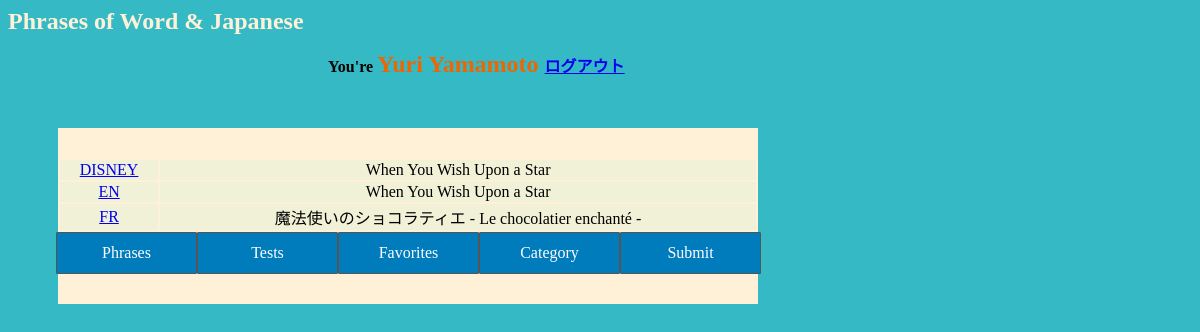
The page /main/category.php (signed in) on the database its author committed.
### tables this page shows
CREATE TABLE user (uid integer PRIMARY KEY, uname text NOT NULL, password text);

CREATE TABLE script (sid integer PRIMARY KEY UNIQUE, stitle text, upid integer, fsp text, jsp text, video text, comment text);

### main/category.php (the view, shortened to what this page needs)
<html>
<head>
    <link rel="stylesheet" type="text/css" href="basic.css">
</head>
<body
    <div id="bg1"
    data-2000="background-position:800px -1000px;"
    data-0="background-position:0px 0px;">
    <h1>Phrases of Word & Japanese</h1>
<?php
if($_SESSION["S_USERID"]){
    $id = $_SESSION["S_USERID"];
}else{
    header("HTTP/1.1 301 Moved Permanently");
    header("Location: index.php");
    exit;
}
if(! $db = new PDO("sqlite:../phrase.db")) {
    print "DB接続に失敗しました<br>";
} else {
    $sql = "select uname from user where uid='$id'";
    $stmt = $db -> prepare($sql);
    $flag = $stmt -> execute();
    $cols = $stmt->fetch(PDO::FETCH_NUM);
    print "<div class=name>You're <font size=5 color=#ec6604> $cols[0] </font> <a href=logout.php>ログアウト</a></div>";
}
?>
<div id="tab">
      <a href="home.php">Phrases</a>
      <a href="tests.php">Tests</a>
      <a href="favorites.php">Favorites</a>
      <a href="category.php">Category</a>
      <a href="submit.php">Submit</a>
    </div>
  <div id="main">
<?php
if(! $db = new PDO("sqlite:../phrase.db")){
  die("DB Connection Failed.");
}
$sql = "SELECT cname FROM category GROUP BY cname";
$stmt = $db->prepare($sql);
$stmt -> execute();
print "<table>\n";
while($cols = $stmt->fetch(PDO::FETCH_NUM)){
    $sql = "SELECT s.stitle FROM script s, category c WHERE c.cname = '$cols[0]' and c.sid = s.sid";
    $stmt2 = $db ->prepare($sql);
    $stmt2 -> execute();
    $colin =  $stmt2->fetch(PDO::FETCH_NUM);
    print "<tr><td><a href=categoryback.php?cname=$cols[0]>$cols[0]</a></td><td>$colin[0]</td></tr>\n";
}
print "</table>";
?>
</div>
</body>
</html>

### main/basic.css (style rules this page uses)
body { font-family: "Zapfino"; height: 32em; positon: absolute; background-position: center; // overflow:scroll; }
#bg1 { background: #35bac5; position: absolute; }
h1 { font-size: 1.5em; color: #fff1d7; z-index:1; white-space: nowrap; font-family:"Zapfino"; //position: fixed; }
.name { width: 50em; left: 20em; position: relative; font-weight: bold; }
#tab { position:absolute; top: 14em; left:3em; }
#tab a { border:1px solid #555; border-radius: 1px; width: 139px; color:#fff; background:#007bbb; float: left; height: 40px; line-height: 40px; text-align: center; display: block; text-decoration:none; }
table { font-family: serif; width: 700px; background-color: #fff1d7; margin: 0 auto; vertical-align:top; text-align: center; top:0em; }
tr { background-color: #f0f1d7; }
#main { width: 700px; margin: 0 auto; margin-top: 50px; margin-left:50px; margin-bottom: 100px; padding-top: 30px; padding-bottom: 50px; text-align: center; background-color:#fff1d7; }

### rows shown on the page
user: uname "Yuri Yamamoto"
script: stitle "When You Wish Upon a Star"
script: stitle "魔法使いのショコラティエ - Le chocolatier enchanté -"

### other values the page prints
$cols[0] "DISNEY"
$cols[0] "EN"
$cols[0] "FR"
